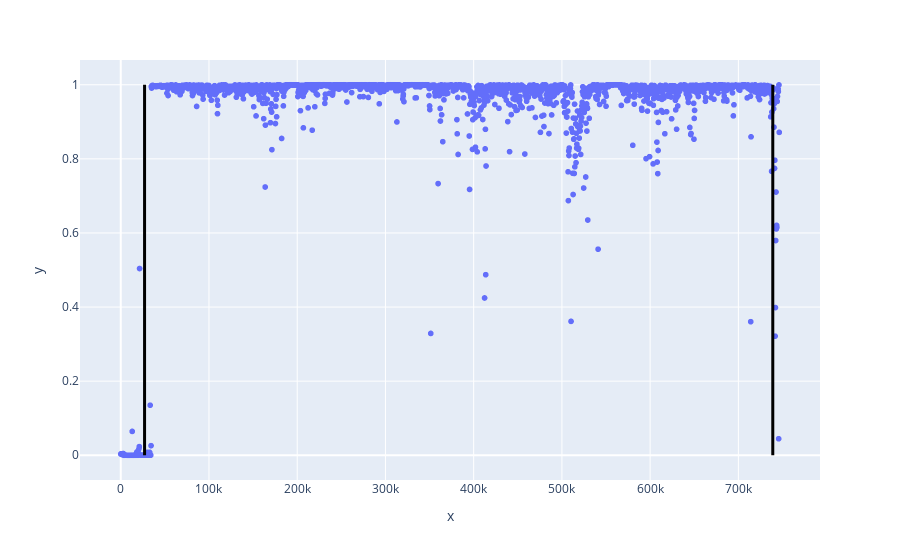
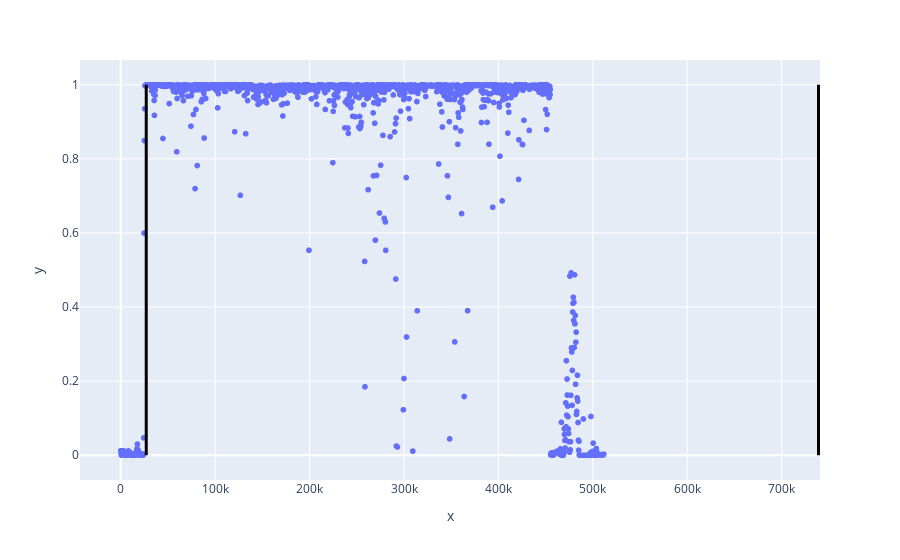
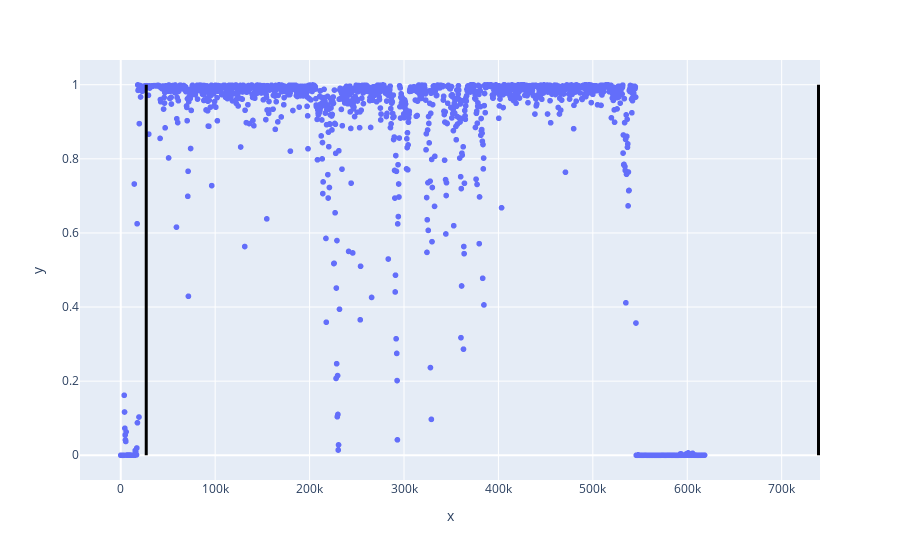
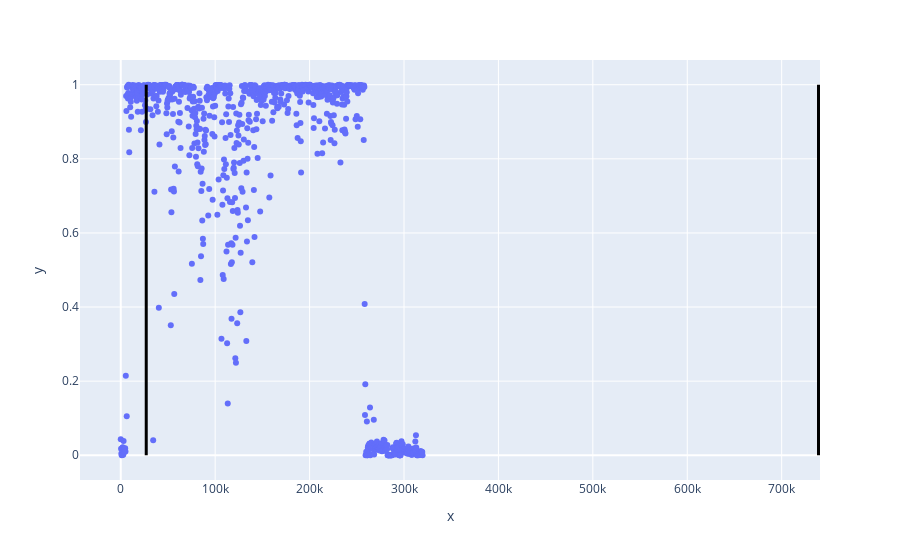

The code cell stored with these charts, in order, in its notebook:
### Code cell
probs = pd.read_csv('inference_results/csv/probs_validation_results_resnet18-unweighted-unbalanced-105k_val.csv', index_col='Unnamed: 0')
probs = probs.rolling(15, min_periods=1).mean()

times = pd.read_csv('inference_results/csv/times_validation_results_resnet18-unweighted-unbalanced-105k_val.csv', index_col='Unnamed: 0')

truth = format_data_csv('src/data/val_na_stratified.csv').set_index('origin_uri')

joined = truth.join(probs, how='inner')

plot_probs(probs, times, joined)

### Figure 1 — Plotly figure (JSON) as saved in the notebook; plotly's stock layout.template omitted (floating-point values rounded to 4 significant figures; data arrays with more than 128 entries replaced by an {"elided": "..."} marker saying what was removed)
{"data": [{"connectgaps": false, "hovertemplate": "x=%{x}<br>y=%{y}<extra></extra>", "legendgroup": "", "marker": {"color": "#636efa", "symbol": "circle"}, "mode": "markers", "name": "", "showlegend": false, "type": "scattergl", "x": {"elided": "2240 float values"}, "xaxis": "x", "y": {"elided": "2240 float values"}, "yaxis": "y"}], "layout": {"legend": {"tracegroupgap": 0}, "margin": {"t": 60}, "shapes": [{"line": {"color": "black", "width": 3}, "type": "line", "x0": 27000, "x1": 27001, "xref": "x", "y0": 0, "y1": 1.0, "yref": "y"}, {"line": {"color": "black", "width": 3}, "type": "line", "x0": 739000, "x1": 739001, "xref": "x", "y0": 0, "y1": 1.0, "yref": "y"}], "showlegend": false, "xaxis": {"anchor": "y", "domain": [0, 1], "title": {"text": "x"}}, "yaxis": {"anchor": "x", "domain": [0, 1], "title": {"text": "y"}}}}

### Figure 2 — Plotly figure (JSON) as saved in the notebook; plotly's stock layout.template omitted (floating-point values rounded to 4 significant figures; data arrays with more than 128 entries replaced by an {"elided": "..."} marker saying what was removed)
{"data": [{"connectgaps": false, "hovertemplate": "x=%{x}<br>y=%{y}<extra></extra>", "legendgroup": "", "marker": {"color": "#636efa", "symbol": "circle"}, "mode": "markers", "name": "", "showlegend": false, "type": "scattergl", "x": {"elided": "1536 float values"}, "xaxis": "x", "y": {"elided": "1536 float values"}, "yaxis": "y"}], "layout": {"legend": {"tracegroupgap": 0}, "margin": {"t": 60}, "shapes": [{"line": {"color": "black", "width": 3}, "type": "line", "x0": 27000, "x1": 27001, "xref": "x", "y0": 0, "y1": 1.0, "yref": "y"}, {"line": {"color": "black", "width": 3}, "type": "line", "x0": 739000, "x1": 739001, "xref": "x", "y0": 0, "y1": 1.0, "yref": "y"}], "showlegend": false, "xaxis": {"anchor": "y", "domain": [0, 1], "title": {"text": "x"}}, "yaxis": {"anchor": "x", "domain": [0, 1], "title": {"text": "y"}}}}

### Figure 3 — Plotly figure (JSON) as saved in the notebook; plotly's stock layout.template omitted (floating-point values rounded to 4 significant figures; data arrays with more than 128 entries replaced by an {"elided": "..."} marker saying what was removed)
{"data": [{"connectgaps": false, "hovertemplate": "x=%{x}<br>y=%{y}<extra></extra>", "legendgroup": "", "marker": {"color": "#636efa", "symbol": "circle"}, "mode": "markers", "name": "", "showlegend": false, "type": "scattergl", "x": {"elided": "1856 float values"}, "xaxis": "x", "y": {"elided": "1856 float values"}, "yaxis": "y"}], "layout": {"legend": {"tracegroupgap": 0}, "margin": {"t": 60}, "shapes": [{"line": {"color": "black", "width": 3}, "type": "line", "x0": 27000, "x1": 27001, "xref": "x", "y0": 0, "y1": 1.0, "yref": "y"}, {"line": {"color": "black", "width": 3}, "type": "line", "x0": 739000, "x1": 739001, "xref": "x", "y0": 0, "y1": 1.0, "yref": "y"}], "showlegend": false, "xaxis": {"anchor": "y", "domain": [0, 1], "title": {"text": "x"}}, "yaxis": {"anchor": "x", "domain": [0, 1], "title": {"text": "y"}}}}

### Figure 4 — Plotly figure (JSON) as saved in the notebook; plotly's stock layout.template omitted (floating-point values rounded to 4 significant figures; data arrays with more than 128 entries replaced by an {"elided": "..."} marker saying what was removed)
{"data": [{"connectgaps": false, "hovertemplate": "x=%{x}<br>y=%{y}<extra></extra>", "legendgroup": "", "marker": {"color": "#636efa", "symbol": "circle"}, "mode": "markers", "name": "", "orientation": "v", "showlegend": false, "type": "scatter", "x": {"elided": "960 float values"}, "xaxis": "x", "y": {"elided": "960 float values"}, "yaxis": "y"}], "layout": {"legend": {"tracegroupgap": 0}, "margin": {"t": 60}, "shapes": [{"line": {"color": "black", "width": 3}, "type": "line", "x0": 27000, "x1": 27001, "xref": "x", "y0": 0, "y1": 0.9999, "yref": "y"}, {"line": {"color": "black", "width": 3}, "type": "line", "x0": 739000, "x1": 739001, "xref": "x", "y0": 0, "y1": 0.9999, "yref": "y"}], "showlegend": false, "xaxis": {"anchor": "y", "domain": [0, 1], "title": {"text": "x"}}, "yaxis": {"anchor": "x", "domain": [0, 1], "title": {"text": "y"}}}}
